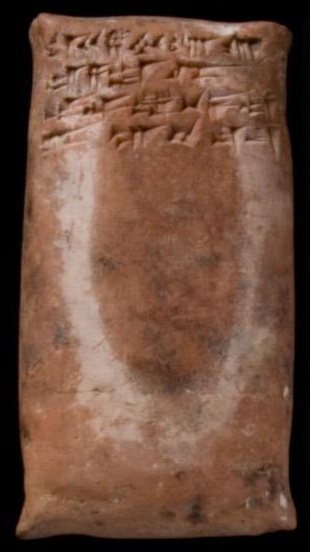
#> input picture tablet_data/heidelberg/faces/P334357__s67.jpg, 310 x 552 px
$ python -i prepare_faces.py   (imports and definitions only)
#> lines starting #> are read from the running program, lines starting #| are printed output that depends on the picture; after the words box and inside, x2 and y2 are one past the last pixel; in counts of white or black regions, pixels touching at a corner belong together
#> further down, picture is the input picture: PIL image 310x552 RGB; mean R, G, B 111.1, 78.5, 62.1
"""Phase 2: face preparation.

  python -m line_segmentation.data.faces.prepare_faces ebl   -> cut each annotated side out of the eBL composite photos
  python -m line_segmentation.data.faces.prepare_faces oa    -> accepted-face list for the Old Assyrian set, edges rotated

eBL output (tablet_data/ebl_tablets/faces/):
  <tablet>__<side>[__<object>].jpg      face crop (block union + margin), unrotated
  lines/<tablet>__<side>[__<object>].csv  Phase 1 line truth in face-crop pixel coordinates
  faces.csv                             one row per face: crop box in the photo, skew (= -median block tilt),
                                        pitch, n_lines, atf lines for that side, coverage, n_columns
OA output (tablet_data/fat-cross_processed/prepared/):
  faces.csv                             accepted faces with path, rotation applied, ATF line count, px/line
  edges/<P>_<left|right>.png            edge strips rotated so text lines run horizontally
"""
from line_segmentation.paths import EBL, OA
import argparse, csv, json, os, re, collections
import numpy as np
from PIL import Image
Image.MAX_IMAGE_PIXELS = None

EBL = EBL
SIDE_ATF = {'obverse': 'obverse', 'reverse': 'reverse', 'top': 'top', 'bottom': 'bottom', 'left': 'left', 'right': 'right', 'edge': 'edge'}


# [10 lines left out: function atf_lines_per_side, not called in this run]


def tablet_components(im, scale=6, min_area_frac=0.002):
    """Segment bright tablet material from the dark studio background.
    Returns a list of component boxes (x0, y0, x1, y1) in full-image pixels, largest first, plus the label
    image and scale so callers can test which component contains a point."""
#> called with scale = 6, min_area_frac = 0.002
    import cv2
    W, H = im.size
#> W = 310; H = 552
    small = np.asarray(im.convert('L').resize((max(1, W // scale), max(1, H // scale)), Image.BILINEAR))
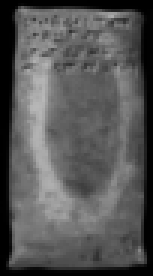
#> small: shape (92, 51) (shown 3 times larger); min 0, max 183, mean 86.4
    blur = cv2.GaussianBlur(small, (0, 0), 2)
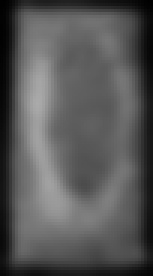
#> blur: shape (92, 51) (shown 3 times larger); min 1, max 170, mean 86.8
    # background brightness from the image border (museum photos: black studio cloth or white/grey paper)
    b = 3; border = np.concatenate([blur[:b].ravel(), blur[-b:].ravel(), blur[:, :b].ravel(), blur[:, -b:].ravel()])
#> after `border = np.concatenate([blur[:b].ravel(), blur[-b:].ravel(), blur[:, `: border = 858 values, max 60 at index 111, min 1 at index 0, mean 22.1
    bg = float(np.median(border)); otsu, _bw = cv2.threshold(blur, 0, 255, cv2.THRESH_BINARY + cv2.THRESH_OTSU)
#> after `bg = float(np.median(border))`: bg = 21
#> after `otsu, _bw = cv2.threshold(blur, 0, 255, cv2.THRESH_BINARY + cv2.THRESH`:
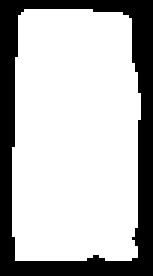
#> _bw: shape (92, 51) (shown 3 times larger); 72.3% white; 1 black region, box (x1, y1, x2, y2) and area: (0, 0, 51, 92) 1301
#> after `otsu, _bw = cv2.threshold(blur, 0, 255, cv2.THRESH_BINARY + cv2.THRESH`: otsu = 70
    if bg < 128:                                             # dark background: tablet is the bright material
        thr = min(60, int(otsu)) if otsu else 40             # never above 60 so shadows on the tablet stay inside
#> thr = 60
        bw = (blur > thr).astype(np.uint8) * 255
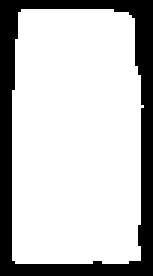
#> bw: shape (92, 51) (shown 3 times larger); 75.7% white; 1 black region, box (x1, y1, x2, y2) and area: (0, 0, 51, 92) 1140
    else:                                                    # light background: tablet is darker than the paper
        thr = max(int(otsu), int(bg) - 25)
        bw = (blur < thr).astype(np.uint8) * 255
    tablet_components.background = bg
#> tablet_components.background = 21
    k = cv2.getStructuringElement(cv2.MORPH_ELLIPSE, (5, 5))
    bw = cv2.morphologyEx(bw, cv2.MORPH_CLOSE, k)                    # fill wedge shadows and cracks (lightly)
    bw = cv2.morphologyEx(bw, cv2.MORPH_OPEN, cv2.getStructuringElement(cv2.MORPH_ELLIPSE, (3, 3)))
#> bw: shape (92, 51); 75.7% white; 1 black region, box (x1, y1, x2, y2) and area: (0, 0, 51, 92) 1141
    n, lab, stats, _c = cv2.connectedComponentsWithStats(bw, connectivity=8)
#> n = 2; stats = [[0, 0, 51, 92, 1141], [4, 3, 44, 85, 3551]]
    tablet_components.mask = bw                                       # kept for gap splitting
    comps = []
    for i in range(1, n):
        x, y, w, h, a = stats[i]
        if a < min_area_frac * small.size: continue
        comps.append((i, (x * scale, y * scale, (x + w) * scale, (y + h) * scale), a))
#> this loop made 1 pass
#> after the loop, comps = [(1, (24, 18, 288, 528), 3551)]
    comps.sort(key=lambda c: -c[2])
    return comps, lab, scale


# [153 lines left out: functions split_at_gaps, component_for_lines, ebl, oa, not called in this run]


# [5 lines not run here, left out]

>>> from PIL import Image
>>> picture = Image.open('../../../tablet_data/heidelberg/faces/P334357__s67.jpg')
>>> result = tablet_components(picture)

$ run again, on tablet_data/heidelberg/faces/P336150__s22.jpg
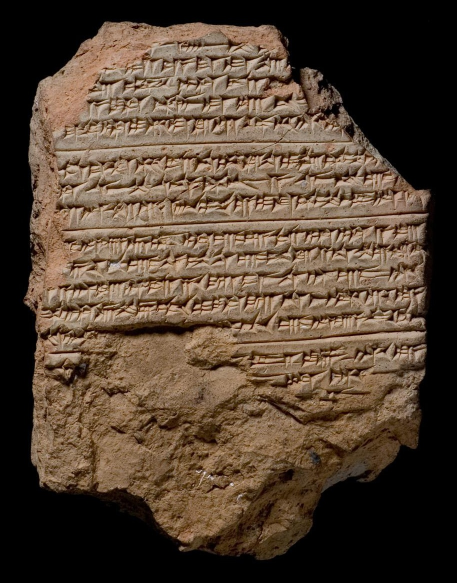
#> input picture tablet_data/heidelberg/faces/P336150__s22.jpg, 913 x 1166 px (shown at 1/2 size)
#> picture is the input picture: PIL image 913x1166 RGB; mean R, G, B 84.1, 66.7, 51.2
#> border = 2076 values, max 1 at index 338, min 0 at index 0, mean 0.012
#> bg = 0
#> in tablet_components, `otsu, _bw = cv2.threshold(blur, 0, 255, cv2.THRESH_BINARY + cv2.THRESH`:
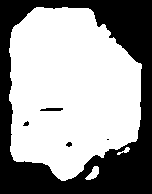
#> _bw: shape (194, 152); 61.2% white; 5 black regions (1 under 20 px), largest, box (x1, y1, x2, y2) and area: (0, 0, 152, 194) 11339, (40, 108, 63, 111) 60, (66, 142, 72, 147) 22, (23, 121, 29, 126) 20
#> otsu = 58
#> tablet_components.background = 0
#> in tablet_components, `n, lab, stats, _c = cv2.connectedComponentsWithStats(bw, connectivity=8)`:
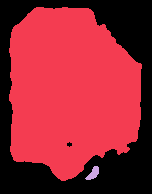
#> lab: shape (194, 152) int32; 3 distinct labels, from 0 to 2; one colour per label, 0 black
#> n = 3; stats = [[0, 0, 152, 194, 11305], [9, 7, 133, 174, 18077], [85, 166, 14, 14, 106]]
#> the loop in tablet_components, `for i in range(1, n):` made 2 passes
#> after the loop in tablet_components, `for i in range(1, n):`: comps = [(1, (54, 42, 852, 1086), 18077), (2, (510, 996, 594, 1080), 106)]

$ run again, on tablet_data/heidelberg/faces/P336634__s48.jpg
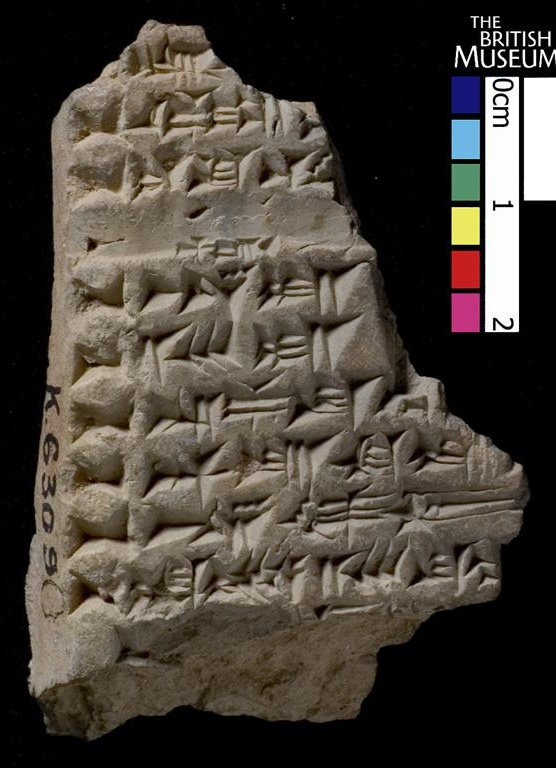
#> input picture tablet_data/heidelberg/faces/P336634__s48.jpg, 556 x 768 px
#> picture is the input picture: PIL image 556x768 RGB; mean R, G, B 70.9, 64.1, 55.9
#> border = 1320 values, max 252 at index 995, min 0 at index 0, mean 14.83
#> bg = 0
#> in tablet_components, `otsu, _bw = cv2.threshold(blur, 0, 255, cv2.THRESH_BINARY + cv2.THRESH`:
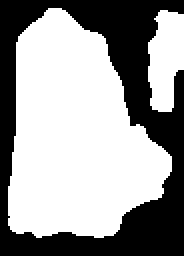
#> _bw: shape (128, 92) (shown 2 times larger); 60.6% white; 1 black region, box (x1, y1, x2, y2) and area: (0, 0, 92, 128) 4639
#> otsu = 55
#> tablet_components.background = 0
#> in tablet_components, `n, lab, stats, _c = cv2.connectedComponentsWithStats(bw, connectivity=8)`:
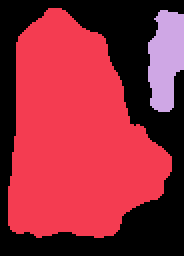
#> lab: shape (128, 92) int32 (shown 2 times larger); 3 distinct labels, from 0 to 2; one colour per label, 0 black
#> n = 3; stats = [[0, 0, 92, 128, 4634], [4, 4, 82, 115, 6436], [74, 5, 18, 51, 706]]
#> the loop in tablet_components, `for i in range(1, n):` made 2 passes
#> after the loop in tablet_components, `for i in range(1, n):`: comps = [(1, (24, 24, 516, 714), 6436), (2, (444, 30, 552, 336), 706)]
